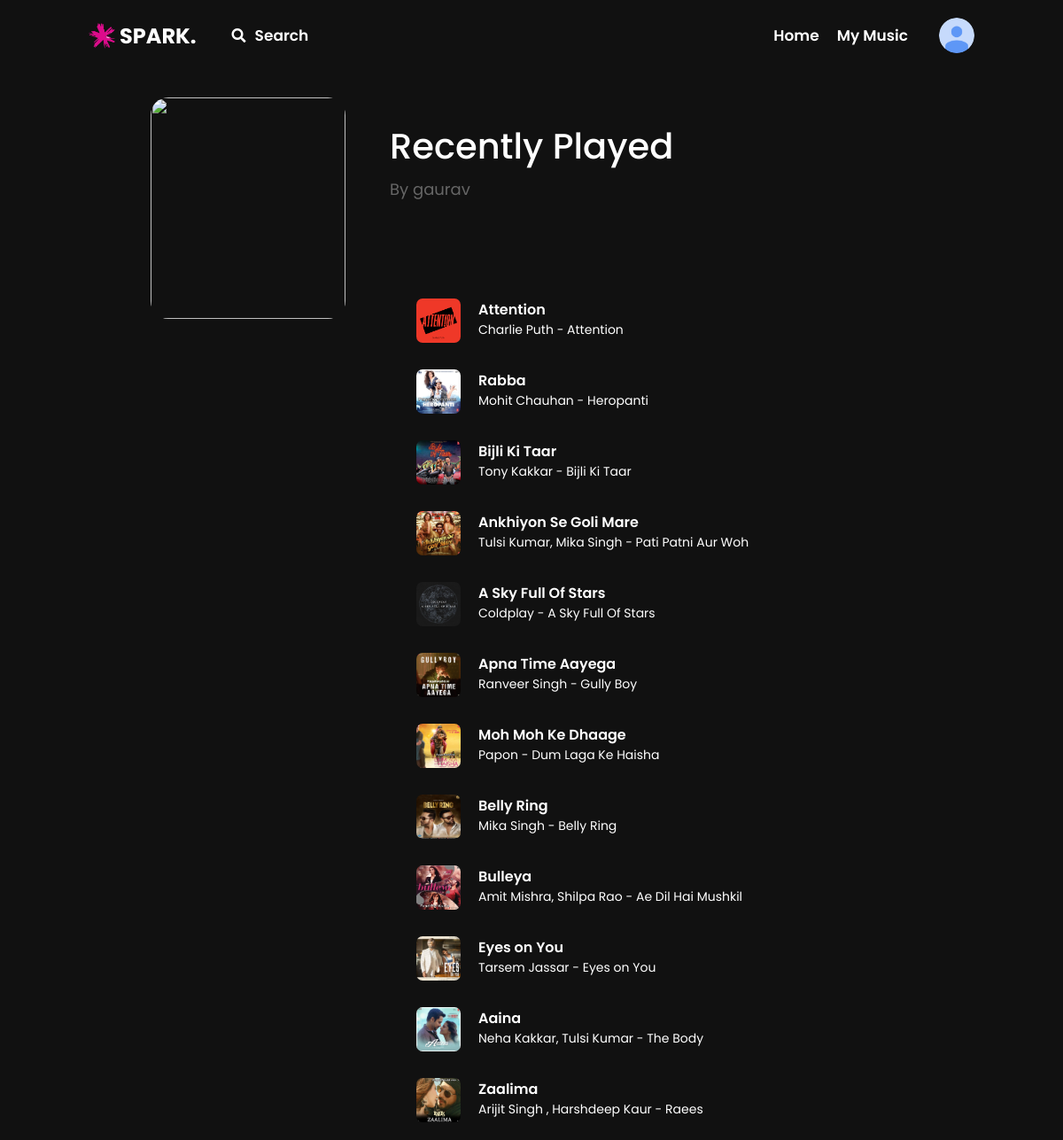
The app's page /recently-played/ (signed in) with its own data.
### musicapp/models.py (models this page shows, shortened)
class Song(models.Model):
    language_choice = (("Hindi", "Hindi"), ("English", "English"))
    name = models.CharField(max_length=200)
    album = models.CharField(max_length=200)
    artists = models.CharField(max_length=200)
    release_date = models.IntegerField()
    language = models.CharField(max_length=30, choices=language_choice, default="Hindi")
    song_thumbnail = models.FileField()
    song_mp3 = models.FileField()

### musicapp/views.py (the view)
# urls.py: path('recently-played/', views.recently_played, name='recently-played'),
@login_required(login_url="login")
def recently_played(request):
    recent = list(
        Recent.objects.filter(user=request.user).values("song_id").order_by("-id")
    )
    recent_id = [each["song_id"] for each in recent]
    recent_songs_unsorted = Song.objects.filter(
            id__in=recent_id, recent__user=request.user
        )
    recent_songs = list()
    for id in recent_id:
        recent_songs.append(recent_songs_unsorted.get(id=id))
    context = {
        "recent_songs":recent_songs[:30],
    }
    return render(request, "musicapp/recently-played.html", context=context)

### templates/musicapp/recently-played.html (shortened to what this page needs)
{% extends 'base.html' %}
{% load static %}
{% block body %}
<div class="container">
    <div class="left-image-container">
        <div class="playlist-image">
            <img
                src="/static/assets/images/playlist.png">
        </div>
    </div>
    <div class="right-container">
        <h1>Recently Played</h1>
        <p>By {{ request.user }}</p>
        <div class="song-card-wrapper">
            {% for song in recent_songs %}
            <div class="song-card">
                <a href="{% url 'details' song.id %}">
                    <div class="song-wrapper">
                        <div class="song-img">
                            <img src="{{ song.song_thumbnail.url }}"
                                alt="Song Thumbnail">
                        </div>
                        <div class="song-desc-wrapper">
                            <div class="song-name">{{ song.name }}</div>
                            <div class="song-album">{{ song.artists }} - {{ song.album }}</div>
                        </div>
                    </div>
                </a>
            </div>
            {% endfor %}
        </div>
    </div>
</div>
{% endblock body %}

### templates/base.html (style rules this page uses)
* { margin: 0; padding: 0; box-sizing: border-box; font-family: "Poppins", sans-serif; }
body { background-color: #111; }
a { text-decoration: none; }
img { height: 100%; width: 100%; object-fit: cover; border-radius: 7px; }
h1 { font-size: 22px; margin-bottom: 5px; }

### templates/musicapp/recently-played.html (style rules this page uses)
.container { display: flex; padding-top: 110px; margin: 0px 170px; }
.playlist-image img { height: 250px; width: 220px; object-fit: contain; border-radius: 20px; }
.right-container { padding-top: 25px; margin: 0px 50px; width: 100%; color: #fff; }
.right-container h1 { font-size: 40px; font-weight: 500; }
.right-container p { font-size: 18px; color: #666; }
.song-card-wrapper { margin-top: 100px; }
.song-card { display: flex; justify-content: space-between; align-items: center; padding: 10px 20px; margin: 10px; }
.song-wrapper { display: flex; cursor: pointer; }
.song-img { height: 50px; width: 50px; }
.song-img img { object-fit: contain; }
.song-desc-wrapper { margin: 0px 20px; color: #fff; }
.song-name { font-size: 16px; font-weight: 600; }
.song-album { font-size: 14px; font-weight: 400; }

### records on screen
Song: song_thumbnail (picture), name "Attention", artists "Charlie Puth", album "Attention"
Song: song_thumbnail (picture), name "Rabba", artists "Mohit Chauhan", album "Heropanti"
Song: song_thumbnail (picture), name "Bijli Ki Taar", artists "Tony Kakkar", album "Bijli Ki Taar"
Song: song_thumbnail (picture), name "Ankhiyon Se Goli Mare", artists "Tulsi Kumar, Mika Singh", album "Pati Patni Aur Woh"
Song: song_thumbnail (picture), name "A Sky Full Of Stars", artists "Coldplay", album "A Sky Full Of Stars"
Song: song_thumbnail (picture), name "Apna Time Aayega", artists "Ranveer Singh", album "Gully Boy"
Song: song_thumbnail (picture), name "Moh Moh Ke Dhaage", artists "Papon", album "Dum Laga Ke Haisha"
Song: song_thumbnail (picture), name "Belly Ring", artists "Mika Singh", album "Belly Ring"
Song: song_thumbnail (picture), name "Bulleya", artists "Amit Mishra, Shilpa Rao", album "Ae Dil Hai Mushkil"
Song: song_thumbnail (picture), name "Eyes on You", artists "Tarsem Jassar", album "Eyes on You"
Song: song_thumbnail (picture), name "Aaina", artists "Neha Kakkar, Tulsi Kumar", album "The Body"
Song: song_thumbnail (picture), name "Zaalima", artists "Arijit Singh , Harshdeep Kaur", album "Raees"

### other values on screen
{{ request.user }} "gaurav"
